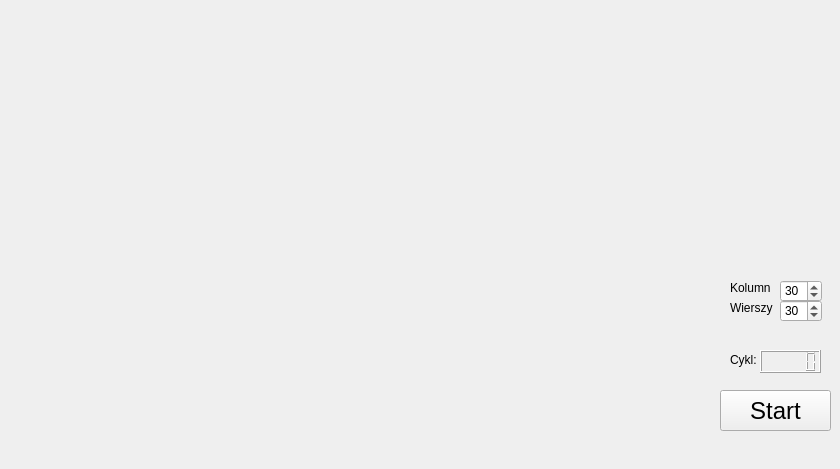
<?xml version="1.0" encoding="UTF-8"?>
<ui version="4.0">
 <class>MainWindow</class>
 <widget class="QMainWindow" name="MainWindow">
  <property name="geometry">
   <rect>
    <x>0</x>
    <y>0</y>
    <width>840</width>
    <height>469</height>
   </rect>
  </property>
  <property name="windowTitle">
   <string>Gra w zycie</string>
  </property>
  <widget class="QWidget" name="centralWidget">
   <widget class="QPushButton" name="pushButton">
    <property name="enabled">
     <bool>true</bool>
    </property>
    <property name="geometry">
     <rect>
      <x>720</x>
      <y>390</y>
      <width>111</width>
      <height>41</height>
     </rect>
    </property>
    <property name="font">
     <font>
      <pointsize>18</pointsize>
     </font>
    </property>
    <property name="text">
     <string>Start</string>
    </property>
    <property name="iconSize">
     <size>
      <width>80</width>
      <height>80</height>
     </size>
    </property>
   </widget>
   <widget class="QLabel" name="label">
    <property name="geometry">
     <rect>
      <x>730</x>
      <y>350</y>
      <width>31</width>
      <height>20</height>
     </rect>
    </property>
    <property name="text">
     <string>Cykl:</string>
    </property>
   </widget>
   <widget class="QLCDNumber" name="lcdNumber">
    <property name="geometry">
     <rect>
      <x>760</x>
      <y>350</y>
      <width>61</width>
      <height>23</height>
     </rect>
    </property>
   </widget>
   <widget class="QSpinBox" name="spinBox">
    <property name="geometry">
     <rect>
      <x>780</x>
      <y>280</y>
      <width>42</width>
      <height>22</height>
     </rect>
    </property>
    <property name="value">
     <number>30</number>
    </property>
   </widget>
   <widget class="QSpinBox" name="spinBox_2">
    <property name="geometry">
     <rect>
      <x>780</x>
      <y>300</y>
      <width>42</width>
      <height>22</height>
     </rect>
    </property>
    <property name="value">
     <number>30</number>
    </property>
   </widget>
   <widget class="QLabel" name="label_2">
    <property name="geometry">
     <rect>
      <x>730</x>
      <y>300</y>
      <width>55</width>
      <height>16</height>
     </rect>
    </property>
    <property name="text">
     <string>Wierszy</string>
    </property>
   </widget>
   <widget class="QLabel" name="label_3">
    <property name="geometry">
     <rect>
      <x>730</x>
      <y>280</y>
      <width>55</width>
      <height>16</height>
     </rect>
    </property>
    <property name="text">
     <string>Kolumn</string>
    </property>
   </widget>
  </widget>
  <widget class="QMenuBar" name="menuBar">
   <property name="geometry">
    <rect>
     <x>0</x>
     <y>0</y>
     <width>840</width>
     <height>26</height>
    </rect>
   </property>
  </widget>
 </widget>
 <layoutdefault spacing="6" margin="11"/>
 <resources/>
 <connections/>
</ui>
